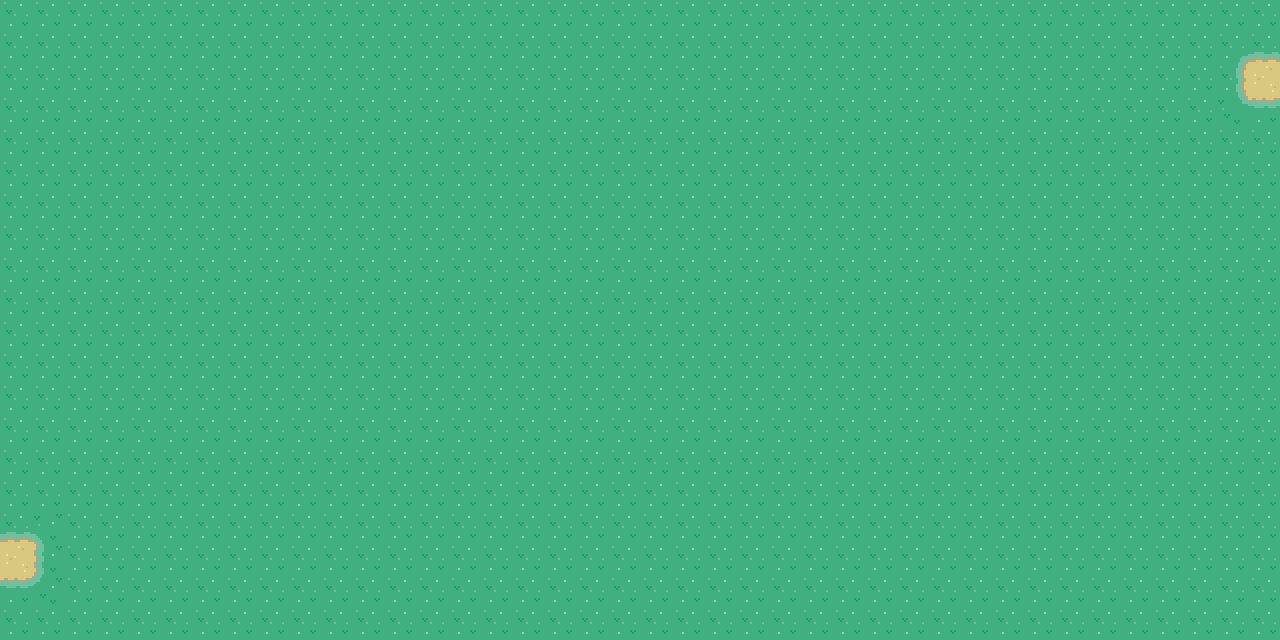

This is a level from a 2D game, rendered from its Tiled map with the project's own tilesets. A one-line summary and the map file follow, with tile-layer data summarised:
An orthogonal 40x20 tile map with 32x32 px tiles, 5 tile layers (Tile Layer 1, Tile Layer 2, Tile Layer 3, Tile Layer 4, ...), 6 tilesets and 6 objects (5x event, collision).

<map version="1.10" tiledversion="1.12.1-8-g449813058" orientation="orthogonal" renderorder="right-down" compressionlevel="0" width="40" height="20" tilewidth="32" tileheight="32" infinite="0" nextlayerid="9" nextobjectid="287">
 <properties>
  <property name="edges" value="clamped" />
  <property name="map_type" value="town" />
  <property name="slug" value="aerolume_city" />
 </properties>
 <tileset firstgid="1" source="../gfx/tilesets/core_city_and_country.tsx" />
 <tileset firstgid="1441" source="../gfx/tilesets/core_outdoor.tsx" />
 <tileset firstgid="4216" source="../gfx/tilesets/core_set pieces.tsx" />
 <tileset firstgid="5766" source="../gfx/tilesets/core_buildings.tsx" />
 <tileset firstgid="8116" source="../gfx/tilesets/core_outdoor_water.tsx" />
 <tileset firstgid="16308" source="../gfx/tilesets/core_outdoor_nature.tsx" />
 <layer id="1" name="Tile Layer 1" width="40" height="20">
  <data>[800 cells, 800 non-empty, 1 distinct tile ids]</data>
 </layer>
 <layer id="2" name="Tile Layer 2" width="40" height="20">
  <data>[800 cells, 12 non-empty, 9 distinct tile ids]</data>
 </layer>
 <layer id="3" name="Tile Layer 3" width="40" height="20">
  <data>[800 cells, 0 non-empty, 0 distinct tile ids]</data>
 </layer>
 <layer id="4" name="Tile Layer 4" width="40" height="20">
  <data>[800 cells, 0 non-empty, 0 distinct tile ids]</data>
 </layer>
 <layer id="5" name="Above Player" width="40" height="20">
  <data>[800 cells, 0 non-empty, 0 distinct tile ids]</data>
 </layer>
 <objectgroup color="#ff0000" id="6" name="Collisions">
  <properties>
   <property name="Collision" value="" />
  </properties>
  <object id="179" type="collision" x="480" y="0" width="32" height="32" />
 </objectgroup>
 <objectgroup color="#ffff00" id="7" name="Events">
  <object id="228" name="Play Music" type="event" x="0" y="0" width="32" height="32">
   <properties>
    <property name="act1" value="play_music music_town_theme" />
    <property name="cond1" value="not music_playing music_town_theme" />
   </properties>
  </object>
  <object id="210" name="Environment Day" type="event" x="32" y="0" width="32" height="32">
   <properties>
    <property name="act1" value="set_environment grass" />
    <property name="cond1" value="not time_is stage_of_day,equals,night" />
    <property name="cond2" value="not char_sprite player,swimmer" />
    <property name="cond3" value="not environment_is grass" />
   </properties>
  </object>
  <object id="211" name="Environment Night" type="event" x="64" y="0" width="32" height="32">
   <properties>
    <property name="act1" value="set_environment night_grass" />
    <property name="cond1" value="is time_is stage_of_day,equals,night" />
    <property name="cond2" value="not char_sprite player,swimmer" />
    <property name="cond3" value="not environment_is night_grass" />
   </properties>
  </object>
  <object id="285" name="Teleport to Route6" type="event" x="1248" y="32" width="32" height="96">
   <properties>
    <property name="act1" value="transition_teleport player,classic_route_6.tmx,0,2,0.3" />
    <property name="act2" value="char_face player,right" />
    <property name="cond1" value="is char_at player" />
    <property name="cond2" value="is char_facing player,right" />
   </properties>
  </object>
  <object id="286" name="Teleport to Route5" type="event" x="0" y="512" width="32" height="96">
   <properties>
    <property name="act1" value="transition_teleport player,classic_route_5.tmx,39,17,0.3" />
    <property name="act2" value="char_face player,left" />
    <property name="cond1" value="is char_at player" />
    <property name="cond2" value="is char_facing player,left" />
   </properties>
  </object>
 </objectgroup>
</map>
